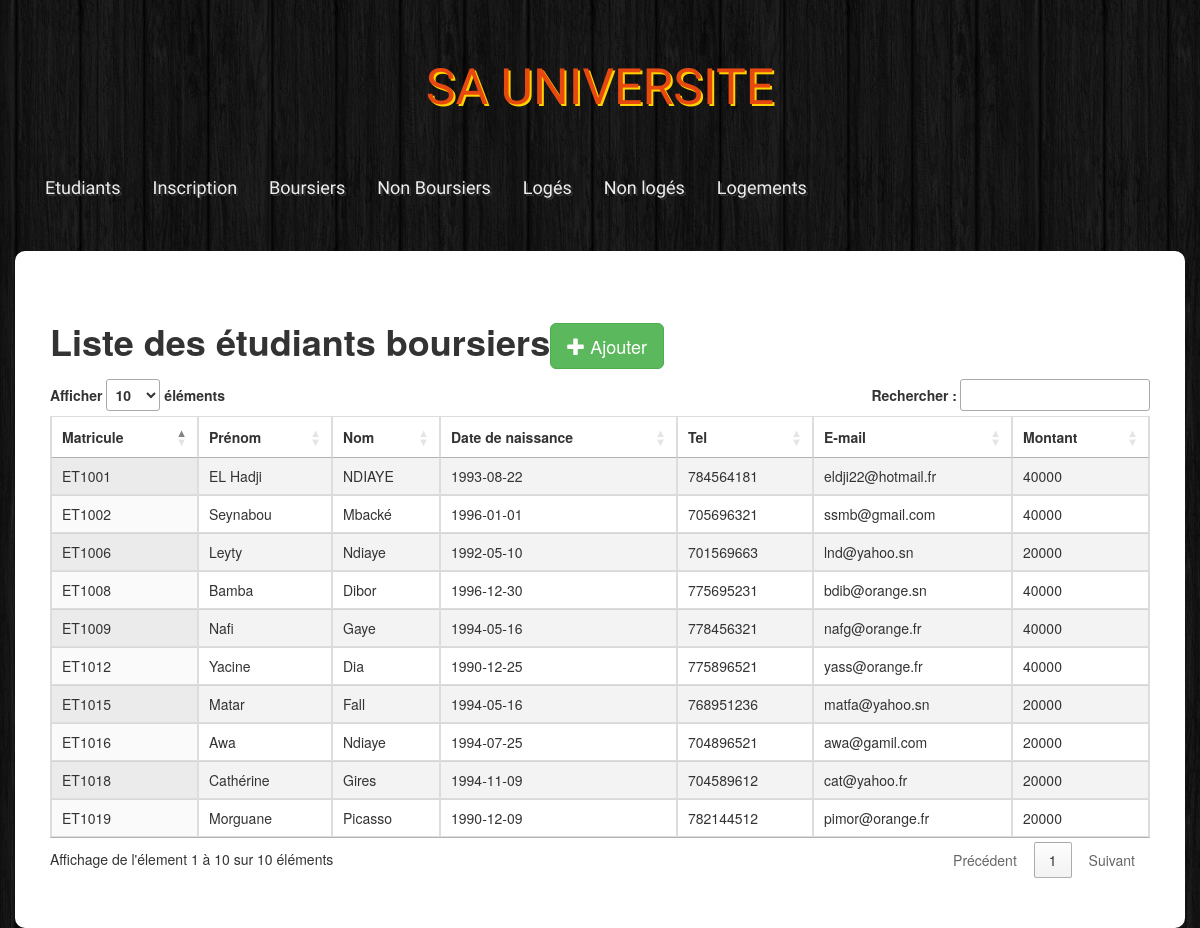
The page /boursier.php on the database its author committed.
### tables this page shows
CREATE TABLE `boursier` (
  `matricule_etudiant` int(11) unsigned NOT NULL,
  `id_bourse` int(11) unsigned DEFAULT NULL,
  PRIMARY KEY (`matricule_etudiant`),
  KEY `id_bourse` (`id_bourse`),
  KEY `matricule_etudiant` (`matricule_etudiant`),
  CONSTRAINT `boursier_ibfk_2` FOREIGN KEY (`id_bourse`) REFERENCES `bourse` (`id`),
  CONSTRAINT `boursier_ibfk_3` FOREIGN KEY (`matricule_etudiant`) REFERENCES `etudiant` (`matricule`) ON DELETE CASCADE ON UPDATE CASCADE
);

CREATE TABLE `etudiant` (
  `matricule` int(11) unsigned NOT NULL AUTO_INCREMENT,
  `nom` varchar(40) DEFAULT NULL,
  `prenom` varchar(40) DEFAULT NULL,
  `email` varchar(100) DEFAULT NULL,
  `tel` int(11) DEFAULT NULL,
  `date_naissance` date DEFAULT NULL,
  PRIMARY KEY (`matricule`),
  UNIQUE KEY `email` (`email`)
);

CREATE TABLE `bourse` (
  `id` int(10) unsigned NOT NULL AUTO_INCREMENT,
  `libelle` varchar(10) NOT NULL,
  `montant` int(11) NOT NULL,
  PRIMARY KEY (`id`)
);

### class/EtudiantService.php (called while the page is built, shortened)
<?php
    class EtudiantService
    {
        private $_db;
        public function setDb(PDO $db)
        {
            $this->_db = $db;
            return $this;
        }
        public function findAllBoursier()
        {
            $q = $this->_db->query('SELECT matricule_etudiant,prenom,nom,date_naissance,email,tel,montant
                                    FROM etudiant JOIN boursier
                                    ON etudiant.matricule = boursier.matricule_etudiant
                                    INNER JOIN bourse
                                    ON boursier.id_bourse = bourse.id ');
           $etudiants = [];
           while($donnees = $q->fetch(PDO::FETCH_ASSOC))
           {
               $etudiants[] = $donnees;
           }
           return $etudiants;
        }
    }
?>

### boursier.php (the view, shortened to what this page needs)
<?php require 'menu.php';?>
            <div class="container admin">
            <div class="row">
                <h1><strong>Liste des étudiants boursiers</strong><a href="insert.php" class="btn btn-success btn-lg"><span class="glyphicon glyphicon-plus"></span> Ajouter</a></h1>
                <table class="table table-striped table-bordered display" id="table">
                  <thead>
                    <tr>
                      <th>Matricule</th>
                      <th>Prénom</th>
                      <th>Nom</th>
                      <th>Date de naissance</th>
                      <th>Tel</th>
                      <th>E-mail</th>
                      <th>Montant</th>
                    </tr>
                  </thead>
                  <tbody>
                    <?php
                      $db = Database::connect('universite');
                      $item = new EtudiantService($db);
                      foreach($item->findAllBoursier() as $val)
                      {
                        echo '<tr>';
                        echo '<td>'."ET". $val['matricule_etudiant'].'</td>';
                        echo '<td>'.$val['prenom'].'</td>';
                        echo '<td>'.$val['nom'].'</td>';
                        echo '<td>'.$val['date_naissance'].'</td>';
                        echo '<td>'.$val['tel'].'</td>';
                        echo '<td>'.$val['email'].'</td>';
                        echo '<td>'.$val['montant'].'</td>';
                        echo '</tr>';
                      }
                    ?>
                  </tbody>
                </table>
            </div>
        </div>
    </body>
</html>

### css/styles.css (style rules this page uses)
body { background: url(../images/bg.png); }
.admin { background: #fff; padding: 50px; border-radius: 10px; }

### rows shown on the page
boursier: matricule_etudiant "1001", matricule_etudiant.prenom "EL Hadji", matricule_etudiant.nom "NDIAYE", matricule_etudiant.date_naissance "1993-08-22", matricule_etudiant.tel "784564181", matricule_etudiant.email "eldji22@hotmail.fr", id_bourse.montant "40000"
boursier: matricule_etudiant "1002", matricule_etudiant.prenom "Seynabou", matricule_etudiant.nom "Mbacké", matricule_etudiant.date_naissance "1996-01-01", matricule_etudiant.tel "705696321", matricule_etudiant.email "ssmb@gmail.com", id_bourse.montant "40000"
boursier: matricule_etudiant "1008", matricule_etudiant.prenom "Bamba", matricule_etudiant.nom "Dibor", matricule_etudiant.date_naissance "1996-12-30", matricule_etudiant.tel "775695231", matricule_etudiant.email "bdib@orange.sn", id_bourse.montant "40000"
boursier: matricule_etudiant "1009", matricule_etudiant.prenom "Nafi", matricule_etudiant.nom "Gaye", matricule_etudiant.date_naissance "1994-05-16", matricule_etudiant.tel "778456321", matricule_etudiant.email "nafg@orange.fr", id_bourse.montant "40000"
boursier: matricule_etudiant "1012", matricule_etudiant.prenom "Yacine", matricule_etudiant.nom "Dia", matricule_etudiant.date_naissance "1990-12-25", matricule_etudiant.tel "775896521", matricule_etudiant.email "yass@orange.fr", id_bourse.montant "40000"
boursier: matricule_etudiant "1006", matricule_etudiant.prenom "Leyty", matricule_etudiant.nom "Ndiaye", matricule_etudiant.date_naissance "1992-05-10", matricule_etudiant.tel "701569663", matricule_etudiant.email "lnd@yahoo.sn", id_bourse.montant "20000"
boursier: matricule_etudiant "1015", matricule_etudiant.prenom "Matar", matricule_etudiant.nom "Fall", matricule_etudiant.date_naissance "1994-05-16", matricule_etudiant.tel "768951236", matricule_etudiant.email "matfa@yahoo.sn", id_bourse.montant "20000"
boursier: matricule_etudiant "1016", matricule_etudiant.prenom "Awa", matricule_etudiant.nom "Ndiaye", matricule_etudiant.date_naissance "1994-07-25", matricule_etudiant.tel "704896521", matricule_etudiant.email "awa@gamil.com", id_bourse.montant "20000"
boursier: matricule_etudiant "1018", matricule_etudiant.prenom "Cathérine", matricule_etudiant.nom "Gires", matricule_etudiant.date_naissance "1994-11-09", matricule_etudiant.tel "704589612", matricule_etudiant.email "cat@yahoo.fr", id_bourse.montant "20000"
boursier: matricule_etudiant "1019", matricule_etudiant.prenom "Morguane", matricule_etudiant.nom "Picasso", matricule_etudiant.date_naissance "1990-12-09", matricule_etudiant.tel "782144512", matricule_etudiant.email "pimor@orange.fr", id_bourse.montant "20000"
